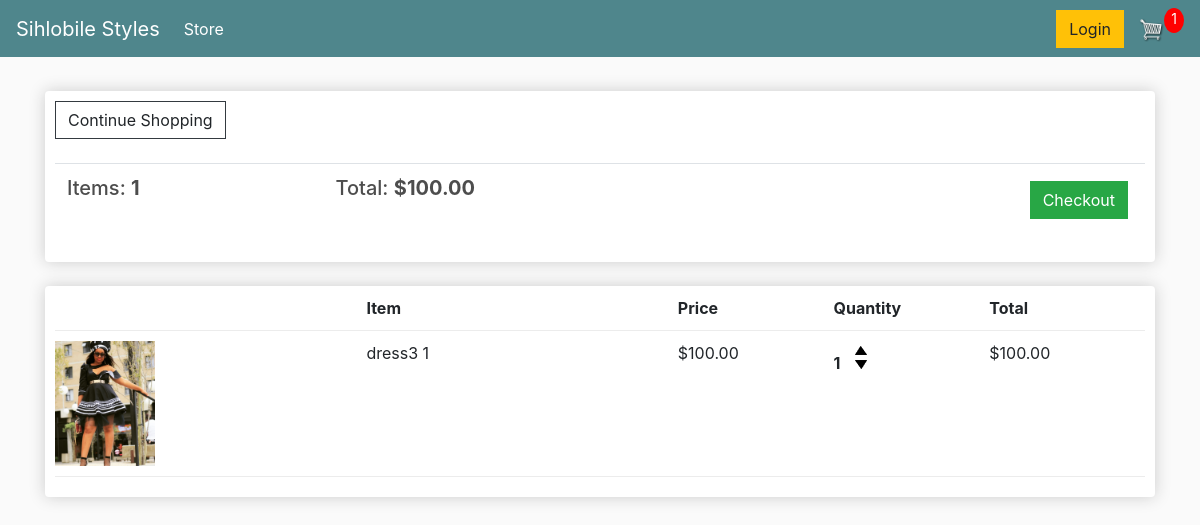
/cart/ (signed in), run on an earlier commit of the app's database.
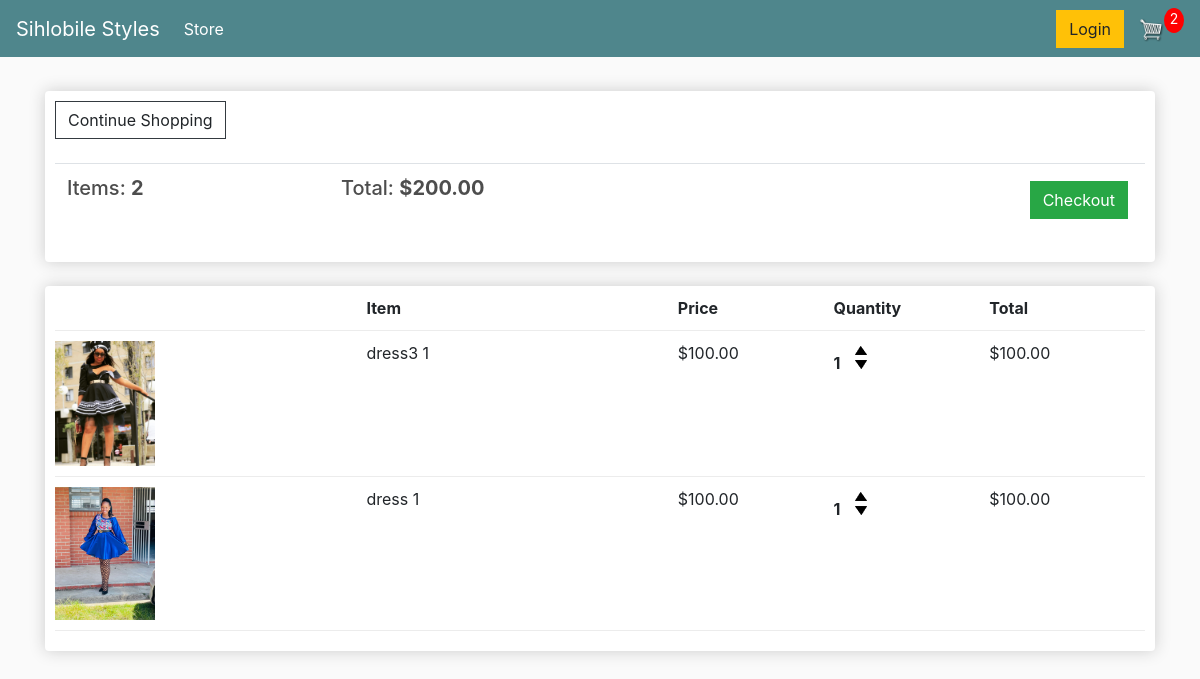
And on a later commit of the database.
### store/models.py (models this page shows, shortened)
class Order(models.Model):
    customer = models.ForeignKey(Customer, on_delete=models.SET_NULL, blank=True, null=True)
    date_ordered = models.DateTimeField(auto_now_add=True)
    complete = models.BooleanField(default=False, null=True, blank=False)
    transaction_id = models.CharField(max_length=100, null=True)
    @property
    def get_cart_total(self):
        orderitems = self.orderitem_set.all()
        total = sum([item.get_total for item in orderitems])
        return total
    @property
    def get_cart_items(self):
        orderitems = self.orderitem_set.all()
        total = sum([item.quantity for item in orderitems])
        return total

class OrderItem(models.Model):
    product = models.ForeignKey(Product, on_delete=models.SET_NULL, blank=True, null=True)
    order = models.ForeignKey(Order, on_delete=models.SET_NULL, blank=True, null=True)
    quantity = models.IntegerField(default=0, null=True, blank=True)
    date_added = models.DateTimeField(auto_now_add=True)
    @property
    def get_total(self):
        total = self.product.price * self.quantity
        return total

class Product(models.Model):
    name = models.CharField(max_length=200, null=True)
    price = models.DecimalField(max_digits= 7, decimal_places=2)
    digital = models.BooleanField(default=False, null=True, blank=False)
    image = models.ImageField(null=True, blank=True)
    @property
    def imageURL(self):
        try:
            url = self.image.url
        except:
            url = ''
        return url

### store/views.py (the view)
# urls.py: path('cart/', views.cart, name="cart"),
def cart(request):
    data = cartData(request)
    cartItems = data['cartItems']
    order = data['order']
    items= data['items']
    context = {'items': items, 'order': order, 'cartItems': cartItems}
    return render(request, 'store/cart.html', context)

### store/utils.py (called while the page is built)
def cartData(request):
    if request.user.is_authenticated:
        customer = request.user.customer
        order, created = Order.objects.get_or_create(customer=customer, complete=False)
        items = order.orderitem_set.all()
        cartItems = order.get_cart_items
    else:
        cookieData = cookieCart(request)
        cartItems = cookieData['cartItems']
        order = cookieData['order']
        items= cookieData['items']
    return {'cartItems': cartItems, 'order': order, 'items': items}

### store/templates/store/cart.html
{% extends 'store/main.html' %}
{% load static %}
{% block content %}
<div class="row">
    <div class="col-lg-12">
        <div class="box-element">
            <a class="btn btn-outline-dark">Continue Shopping</a>
            <br>
            <br>
            <table class="table">
                <tr>
                    <th><h5>Items: <strong>{{order.get_cart_items}}</strong></h5></th>
                    <th><h5>Total: <strong> ${{order.get_cart_total|floatformat:2}}</strong></h5></th>
                    <th>
                        <a style="float:right; margin:5px;" class="btn btn-success" href="{% url 'checkout' %}">Checkout</a>
                    </th>
                </tr>
            </table>
        </div>
        <br>
        <div class="box-element">
            <div class="cart-row">
                <div style="flex:2"></div>
                <div style="flex:2"><strong>Item</strong></div>
                <div style="flex:1"><strong>Price</strong></div>
                <div style="flex:1"><strong>Quantity</strong></div>
                <div style="flex:1"><strong>Total</strong></div>
            </div>
            {% for item in items %}
            <div class="cart-row">
                <div style="flex:2"><img class="row-image" src="{{item.product.imageURL}}"></div>
                <div style="flex:2">{{item.product.name}} 1</div>
                <div style="flex:1">${{item.product.price|floatformat:2}}</div>
                <div style="flex:1">
                    <p class="quantity">{{item.quantity}}</p>
                    <div class="quantity">
                        <img data-product={{item.product.id}} data-action="add" class="chg-quantity update-cart" src={% static 'images/arrow-up.png' %}>
                        <img data-product={{item.product.id}} data-action="remove" class="chg-quantity update-cart" src={% static 'images/arrow-down.png' %}>
                    </div>
                </div>
                <div style="flex:1"><p>${{item.get_total|floatformat:2}}</p></div>
            </div>
            {% endfor %}
        </div>
    </div>
</div>
{% endblock content %}

What changed in the data, as far as the page shows it:
computed for Order: get_cart_items "1" → "2"; get_cart_total "100.00" → "200.00"
added OrderItem: product.imageURL (picture), product.name "dress", product.price "100.00", quantity "1", get_total "100.00"
Also different on the page:
{{ cartItems }}: "1" → "2"
